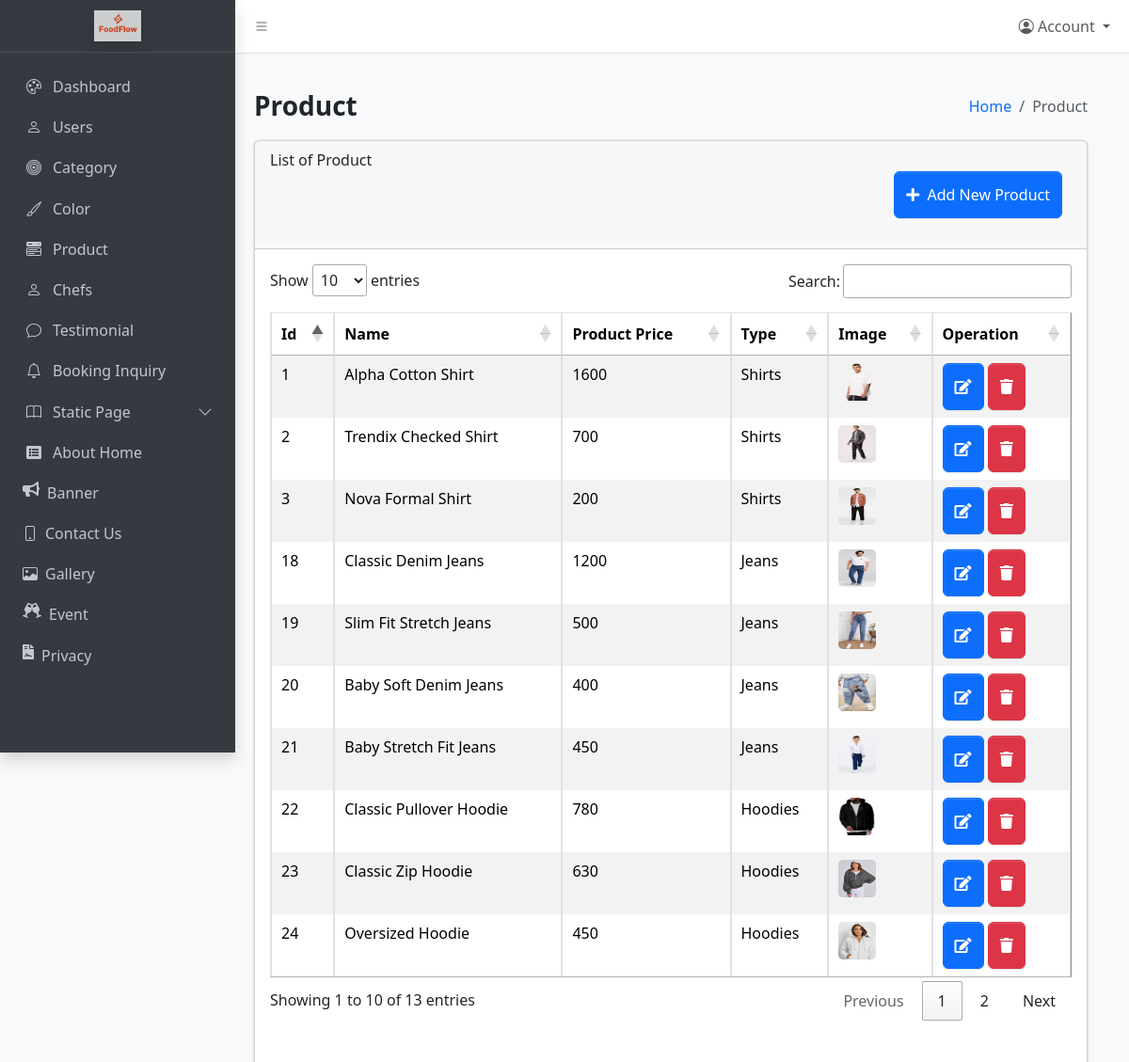
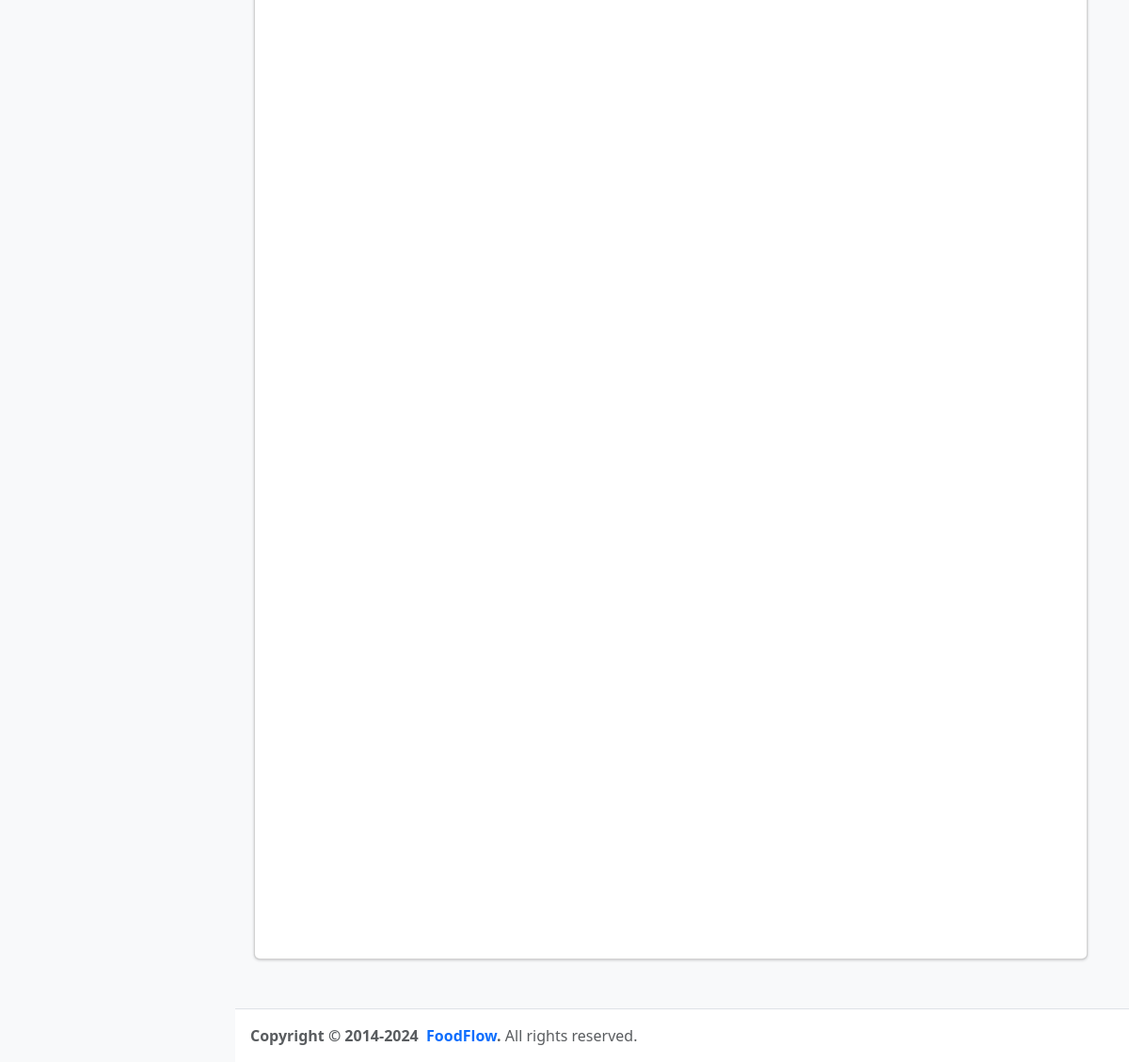
Screenshot of /Admin/product.php (signed in) with the database file from the repository (2 pictures, top to bottom).
### tables this page shows
CREATE TABLE `product` (
  `product_id` int(11) NOT NULL,
  `name` varchar(250) NOT NULL,
  `description` varchar(250) NOT NULL,
  `image` varchar(255) NOT NULL,
  `price` int(250) NOT NULL,
  `additional_description` longtext NOT NULL,
  `gender` enum('male','female','baby') NOT NULL,
  `cat_id` int(11) NOT NULL COMMENT '1="shirts"',
  `color_id` int(11) DEFAULT NULL
);

CREATE TABLE `categories` (
  `id` int(11) NOT NULL,
  `category_name` varchar(255) NOT NULL,
  `category_image` varchar(255) NOT NULL
);

### Admin/product.php (the view, shortened to what this page needs)
<?php
require_once '../common/config.php';
require_once 'includes/header.php';
require_once 'includes/aside.php';
?>
<div class="row align-items-center mb-3">
  <div class="col-sm-6">
    <h3 class="mb-0 fw-semibold"> Product </h3>
  </div>
  <div class="col-sm-6">
    <nav aria-label="breadcrumb">
      <ol class="breadcrumb justify-content-sm-end mb-0">
        <li class="breadcrumb-item"><a href="dashboard.php">Home</a></li>
        <li class="breadcrumb-item active" aria-current="page"> Product</li>
      </ol>
    </nav>
  </div>
</div>
<div class="row">
  <div class="col-md-12">
    <div class="card mb-4" style="height: 2000px;">
      <div class="card-header">
        List of Product
        <div class="mb-4 btn_user">
          <button type="button" class="btn btn-primary" data-bs-toggle="modal" data-bs-target="#add_product">
            <i class="fa fa-plus"></i>&nbsp; Add New Product
          </button>
        </div>
      </div>
      <div class="card-body">
        <div class="modal fade" id="edit_product" tabindex="-1" aria-labelledby="editModalLabel" aria-hidden="true">
          <div class="modal-dialog">
          </div>
        </div>
        <table id="myTable1" class="table table-striped table table-bordered mt-5" border="1px" cellspacing="0" width="100%">
          <thead>
            <tr>
              <th scope="col">Id</th>
              <th scope="col">Name</th>
              <th scope="col"> Product Price</th>
              <th scope="col">Type</th>
              <th scope="col">Image</th>
              <th scope="col">Operation</th>
            </tr>
          </thead>
          <tbody>
            <?php
            $select = "select p.*, c.category_name as category_name from Product p left join categories c on c.id = p.cat_id";
            $result = mysqli_query($con_query, $select);
            while ($row = mysqli_fetch_assoc($result)) {
            ?>
              <tr>
                <td><?php echo $row['product_id']; ?></td>
                <td><?php echo $row['name']; ?></td>
                <td><?php echo $row['price']; ?></td>
                <td><?php echo $row['category_name']; ?></td>
                <td><img src="../Admin/assets/img/product/<?php echo $row['image']; ?>" class="profile_img"></td>
                <td id="mytd">
                  <a href=""> <button class="btn btn-primary edit" data-id="<?php echo $row['product_id']; ?>" data-bs-toggle="modal" data-bs-target="#edit_product"> <i class="fa fa-edit"></i></button></a>
                  <a href="javascript:void(0)"><button class="btn btn-danger delete_btn   " data-id="<?php echo $row['product_id']; ?>"><i class="fa fa-trash"></i></button></a>
                </td>
              </tr>
            <?php
            }
            ?>
          </tbody>
        </table>
      </div>
    </div>
  </div>
</div>
<?php
require_once 'includes/footer.php';
?>

### Admin/includes/header.php (style rules this page uses)
.btn_user { display: flex; justify-content: flex-end; margin-right: 10px; }
.profile_img { width: 40px; height: 40px; border-radius: 5px; }

### Admin/product.php (style rules this page uses)
#myTable1 { margin-top: 63px; }
.btn { height: 50px; }

### rows the page displays
product: product_id "1", name "Alpha Cotton Shirt", price "1600", cat.category_name "Shirts", image (picture)
product: product_id "2", name "Trendix Checked Shirt", price "700", cat.category_name "Shirts", image (picture)
product: product_id "3", name "Nova Formal Shirt", price "200", cat.category_name "Shirts", image (picture)
product: product_id "18", name "Classic Denim Jeans", price "1200", cat.category_name "Jeans", image (picture)
product: product_id "19", name "Slim Fit Stretch Jeans", price "500", cat.category_name "Jeans", image (picture)
product: product_id "20", name "Baby Soft Denim Jeans", price "400", cat.category_name "Jeans", image (picture)
product: product_id "21", name "Baby Stretch Fit Jeans", price "450", cat.category_name "Jeans", image (picture)
product: product_id "22", name "Classic Pullover Hoodie", price "780", cat.category_name "Hoodies", image (picture)
product: product_id "23", name "Classic Zip Hoodie", price "630", cat.category_name "Hoodies", image (picture)
product: product_id "24", name "Oversized Hoodie", price "450", cat.category_name "Hoodies", image (picture)
